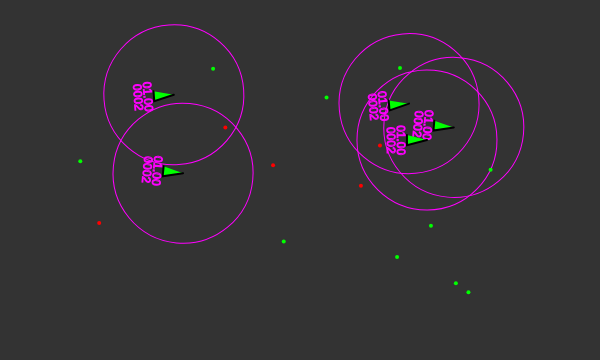
Frame 1 (no input)
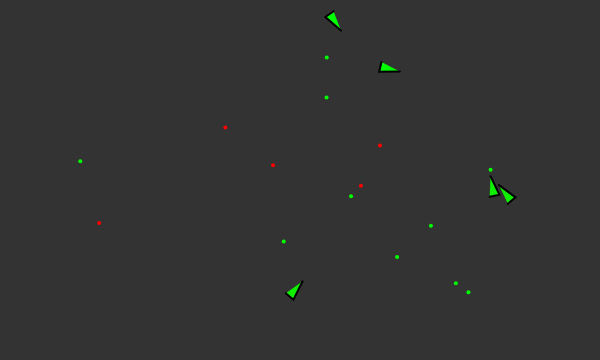
Frame 60 (no input)
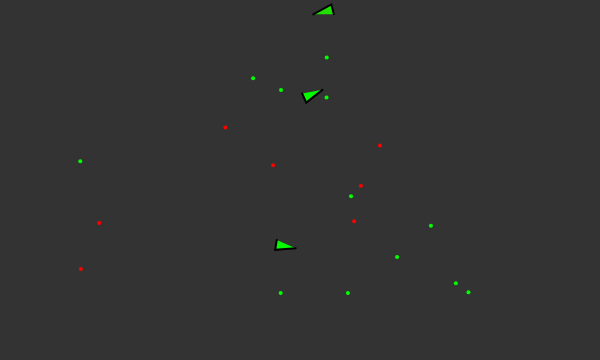
Frame 120 (the mouse pressed at the canvas centre since frame 60)

The p5.js sketch that drew these frames (run headless with seeded random() and noise() and a simulated clock; from frame 60 on, the mouse is pressed at the canvas centre):

// p5.js sketch
// ── sketch.js
var v;
var MARGIN = 50;
var VEHICLES = [];
var EDIBLES = [];


var cbDebugging;
var DEBUGGING = true;

function setup() {
  createCanvas(600, 360);

  // spawn starting vehicles
  for (var i = 0; i < 5; i++) {
    var x = random(MARGIN, width - MARGIN);
    var y = random(MARGIN, height - MARGIN);
    var pos = createVector(x, y);
    VEHICLES.push(new Vehicle(pos));
  }

  // spawn starting food
  for (var i = 0; i < 10; i++) {
    spawn(EDIBLETYPE.FOOD);
  }

  // spawn starting poison
  for (var i = 0; i < 5; i++) {
    spawn(EDIBLETYPE.POISON);
  }

  cbDebugging = createCheckbox();
}

function draw() {
  background(51);

  // spawn new food
  if (random() < 0.05) {
    spawn(EDIBLETYPE.FOOD);
  }

  // spawn new poison
  if (random() < 0.003) {
    spawn(EDIBLETYPE.POISON);
  }



  // Update vehicles and show
  for (var i = VEHICLES.length - 1; i >= 0; i--) {
    var v = VEHICLES[i];

    v.reset();
    v.seek(EDIBLES);
    if (v.health < 0) {
      VEHICLES.splice(i, 1);
    } else {
      if (v.health > 0.50 && v.age > 500 && random() < 0.005) {
        console.log("reproduced at age " + v.age);
        v.reproduce();
      }
      v.applyMargins(MARGIN);
      v.updateMotion();
      v.show()
    }

  }

  // show edibles
  for (var i = 0; i < EDIBLES.length; i++) {
    EDIBLES[i].show();
  }

  if (cbDebugging.checked() == true) {
    DEBUGGING = true;
    showAvg();
  } else {
    DEBUGGING = false;
  }
}




function spawn(edibleType) {
  var x = random(MARGIN, width - MARGIN);
  var y = random(MARGIN, height - MARGIN);
  var pos = createVector(x, y);
  EDIBLES.push(new Edible(pos, edibleType))
}

function showAvg() {


  var massAvg = 0;
  var maxVelAvg = 0;
  var maxAccAvg = 0;
  var sightAvg = 0;
  var foodWeightAvg = 0;
  var poisonWeightAvg = 0;

  var n = VEHICLES.length;
  for (var i = 0; i < n; i++) {
    var v = VEHICLES[i];
    // mass: new Gene(1, 0.1, 0.1),
    // maxVel: new Gene(5, 0.1, 0.1),
    // maxAcc: new Gene(0.2, 0.01, 0.1),
    // sight: new Gene(70, 3, 0.1),
    // foodWeight: new Gene(1, 0.2, 0.1),
    // poisonWeight: new Gene(-1, 0.2, 0.1)

    massAvg += v.genes.mass.val / n;
    maxVelAvg += v.genes.maxVel.val / n;
    maxAccAvg += v.genes.maxAcc.val / n;
    sightAvg += v.genes.sight.val / n;
    foodWeightAvg += v.genes.foodWeight.val / n;
    poisonWeightAvg += v.genes.poisonWeight.val / n;

  }

  noStroke();
  fill(255);
  var textY = 10;

  text("massAvg=" + nf(massAvg, 3, 3), 10, textY);
  textY += 10;
  text("maxVelAvg=" + nf(maxVelAvg, 3, 3), 10, textY);
  textY += 10;
  text("maxAccAvg=" + nf(maxAccAvg, 3, 3), 10, textY);
  textY += 10;
  text("sightAvg=" + nf(sightAvg, 3, 3), 10, textY);
  textY += 10;
  text("foodWeightAvg=" + nf(foodWeightAvg, 3, 3), 10, textY);
  textY += 10;
  text("poisonWeightAvg=" + nf(poisonWeightAvg, 3, 3), 10, textY);
}
// ── edible.js
class Edible {
  constructor(pos, type) {
    this.pos = pos;
    this.type = type;
    if (this.type == EDIBLETYPE.FOOD) {
      this.size = 4;
      this.color = color(0, 255, 0);
    } else if (this.type == EDIBLETYPE.POISON) {
      this.size = 4;
      this.color = color(255, 0, 0);
    }
  }

  show() {
    noStroke();
    fill(this.color);
    ellipse(this.pos.x, this.pos.y, this.size, this.size);
  }
}

var EDIBLETYPE = Object.freeze({
  FOOD: {},
  POISON: {}
})
// ── gene.js
class Gene {
  constructor(val, mutationPlusMinus, mutationProb) {
    this.val = val;
    this.mutationPlusMinus = mutationPlusMinus;
    this.mutationProb = mutationProb;

  }

  copyFrom(parentGene) {
    for (var propName in this) {
      // console.log(this[propName]);
      this[propName] = parentGene[propName];
    }
  }

  mutate() {
    // random mutation within range
    // if (random() < this.mutationProb) {
    //   this.val += random(-this.mutationPlusMinus, this.mutationPlusMinus);
    // }

    // mutation of fixed increment in random direction
    if (random() < this.mutationProb) {
      if (random() < 0.5) {
        this.val -= this.mutationPlusMinus;
      } else {
        this.val += this.mutationPlusMinus;
      }
    }
  }


}
// ── vehicle.js
class Vehicle {
  constructor(pos) {

    this.health = 1;
    this.age = 1;

    this.genes = {
      mass: new Gene(1, 0.5, 0.5),
      maxVel: new Gene(5, 1, 0.5),
      maxAcc: new Gene(0.2, 0.05, 0.5),
      sight: new Gene(70, 5, 0.5),
      foodWeight: new Gene(1, 0.2, 0.5),
      poisonWeight: new Gene(-1, 0.2, 0.5)

    };
    // this.mass = 1;
    this.pos = pos;
    this.vel = createVector(2, 0);
    this.acc = createVector(0, 0);
    this.force = createVector(0, 0);

    // this.maxvel = 5;
    // this.maxacc = 0.2;

    // this.sight = 50;

    // this.poisonWeight = -1;
    // this.foodWeight = 1;

    this.noiseCounter = 0; // noise counter used for wandering with perlin noise
    this.wanderScale = 0.05; // scale used to set impact of wandervect

  }

  reset() {
    // track age
    this.age++;

    // constant health decrease due to metabolism
    this.health -= 0.001;

    // reset forces each call in draw() as force is calculated instantaneously
    this.force = createVector(0, 0);
  }


  // This function seeks or avoids a location provided as argument
  seek(edibles) {
    // Find closest
    var closestEdible = null;
    var closestDist = Infinity;
    var closestIdx = null;
    for (var i = edibles.length - 1; i >= 0; i--) {
      var edible = edibles[i];
      // console.log(edible);

      var dist = this.pos.dist(edible.pos);
      if (dist < this.genes.sight.val && dist < closestDist) {
        // save this edible to seek
        closestEdible = edible;
        closestDist = dist;
        closestIdx = i;
      }
    }

    if (closestEdible != null) { // if there is a nearby edible
      if (this.pos.dist(closestEdible.pos) < 5) { // if the edible is within eating distance
        this.eat(edibles, closestIdx);

      } else if (this.pos.dist(closestEdible.pos) < this.genes.sight.val) { // If this edible is perceivable
        // seek the edible
        var targetPos = closestEdible.pos.copy();

        // find error (deltas) between desired position and velocity to apply seeking force
        var pErr = targetPos.sub(this.pos); // position error (deltaPos)
        pErr.setMag(this.genes.maxVel.val); // scale down desired velocity to reasonable level
        var vErr = pErr.sub(this.vel); // velocity error (deltaV)
        vErr.setMag(this.genes.maxAcc.val); // scale down deltaV to maxacc

        // This is the desired change we want to see in the velocity
        var desiredDeltaV = vErr; // Rename for clarity

        // apply weight based on edible type
        if (closestEdible.type == EDIBLETYPE.FOOD) {
          desiredDeltaV.mult(this.genes.foodWeight.val);
        } else if (closestEdible.type == EDIBLETYPE.POISON) {
          desiredDeltaV.mult(this.genes.poisonWeight.val);
        }

        this.force.add(desiredDeltaV);
      }
    } else { // if no close edible
      // begin wandering

      // determine wander from perlin noise
      this.noiseCounter += 0.1;
      var wander = noise(this.noiseCounter);

      // begin translating result into a force vector
      var wanderVect = this.vel.copy(); // initialize as current velocity

      if (wander < 0.5) {
        // wander to the left
        wanderVect.rotate(-HALF_PI);
        wanderVect.setMag(wander * this.wanderScale);
      } else {
        // wander to the right
        wanderVect.rotate(HALF_PI);
        wanderVect.setMag(wander * this.wanderScale);
      }

      this.force.add(wanderVect);
    }

  }

  eat(edibles, edibleIdx) {

    var edible = edibles[edibleIdx];
    if (edible.type == EDIBLETYPE.FOOD) {
      this.health += 0.1;
    } else if (edible.type == EDIBLETYPE.POISON) {
      this.health -= 0.5;
    }
    edibles.splice(edibleIdx, 1);
  }

  // Apply forces to keep vehicles within margins of the canvas
  applyMargins(margin) {
    var marginForce = this.genes.maxAcc.val;

    if (this.pos.x < margin) {
      this.force.add(marginForce, 0)
    } else if (this.pos.x > width - margin) {
      this.force.add(-marginForce, 0)
    }

    if (this.pos.y < margin) {
      this.force.add(0, marginForce);
    } else if (this.pos.y > height - margin) {
      this.force.add(0, -marginForce);
    }
  }

  // This function updates motion vectors based on forces
  updateMotion() {
    this.acc.add(this.force.div(this.genes.mass.val)); // a = f/m
    this.acc.limit(this.genes.maxAcc.val);
    this.vel.add(this.acc);
    this.vel.limit(this.genes.maxVel.val);
    this.pos.add(this.vel);
  }

  reproduce() {
    var v2 = new Vehicle(this.pos.copy());
    for (var geneName in v2.genes) { // for each gene
      var gene = v2.genes[geneName];

      // get the parent's gene value
      gene.copyFrom(this.genes[geneName]);

      // mutate child gene
      gene.mutate();
    }

    // limit health benefit
    v2.health = this.health + 0.2;

    // checks
    if (v2.genes.mass.val <= 0) {
      v2.genes.mass.val = v2.genes.mass.mutationPlusMinus;
    }
    if (v2.genes.sight.val <= 0) {
      v2.genes.sight.val = v2.genes.sight.mutationPlusMinus;
    }
    VEHICLES.push(v2);
  }

  show() {

    // show vehicle
    push();
    translate(this.pos.x, this.pos.y);
    rotate(this.vel.heading() + PI / 2);
    stroke(0);
    strokeWeight(2);
    var gr = color(0, 255, 0);
    var rd = color(255, 0, 0);
    var col = lerpColor(rd, gr, this.health);
    fill(col);

    beginShape();
    vertex(0, 0);
    vertex(5, 20);
    vertex(-5, 20);
    endShape();

    // show debug info
    if (DEBUGGING) {
      noFill();
      strokeWeight(1);
      stroke(color(255, 0, 255));
      ellipse(0, 0, 2 * this.genes.sight.val, 2 * this.genes.sight.val);

      // text(this.genes.mass.val, 0, 0);
      textAlign(CENTER);
      text(nf(this.health, 2, 2), 0, 30);
      text(nf(this.age, 4, 0), 0, 40);
    }



    pop();


  }

}
